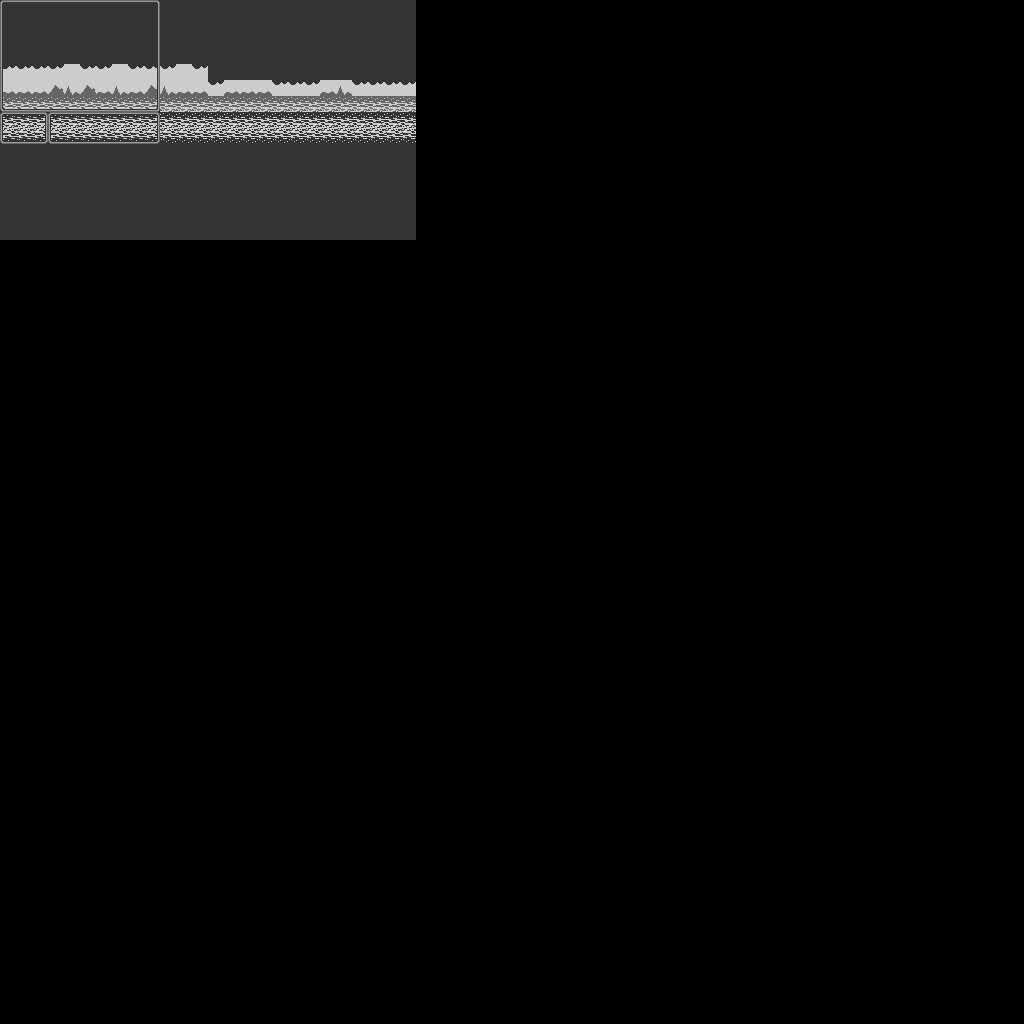

A level layout from a 2D game, rendered from its tile map. Below: a short description, then the map file with tile-grid data replaced by summaries:
An orthogonal 64x64 tile map with 16x16 px tiles, 2 tile layers (map, screen).

<map version="1.0" orientation="orthogonal" renderorder="left-down" width="64" height="64" tilewidth="16" tileheight="16" nextobjectid="1">
 <tileset firstgid="1" name="gbjam" tilewidth="16" tileheight="16" tilecount="18" columns="0">
  <tile id="43">
   <image width="16" height="16" source="tile_blank.png" />
  </tile>
  <tile id="44">
   <image width="16" height="16" source="tile_clouds_1.png" />
  </tile>
  <tile id="45">
   <image width="16" height="16" source="tile_floor_1.png" />
  </tile>
  <tile id="46">
   <image width="16" height="16" source="tile_floor_2.png" />
  </tile>
  <tile id="47">
   <image width="16" height="16" source="tile_floor_3.png" />
  </tile>
  <tile id="48">
   <image width="16" height="16" source="tile_menu_b.png" />
  </tile>
  <tile id="49">
   <image width="16" height="16" source="tile_menu_bl.png" />
  </tile>
  <tile id="50">
   <image width="16" height="16" source="tile_menu_br.png" />
  </tile>
  <tile id="51">
   <image width="16" height="16" source="tile_menu_l.png" />
  </tile>
  <tile id="52">
   <image width="16" height="16" source="tile_menu_r.png" />
  </tile>
  <tile id="53">
   <image width="16" height="16" source="tile_menu_t.png" />
  </tile>
  <tile id="54">
   <image width="16" height="16" source="tile_menu_ul.png" />
  </tile>
  <tile id="55">
   <image width="16" height="16" source="tile_menu_ur.png" />
  </tile>
  <tile id="56">
   <image width="16" height="16" source="tile_mountain_1.png" />
  </tile>
  <tile id="57">
   <image width="16" height="16" source="tile_mountain_2.png" />
  </tile>
  <tile id="58">
   <image width="16" height="16" source="tile_mountain_3.png" />
  </tile>
  <tile id="59">
   <image width="16" height="16" source="tile_sky.png" />
  </tile>
  <tile id="60">
   <image width="16" height="16" source="tile_water.png" />
  </tile>
 </tileset>
 <layer name="map" width="64" height="64">
  <data>[4096 cells, 390 non-empty, 9 distinct tile ids]</data>
 </layer>
 <layer name="screen" width="64" height="64">
  <data>[4096 cells, 50 non-empty, 8 distinct tile ids]</data>
 </layer>
</map>
